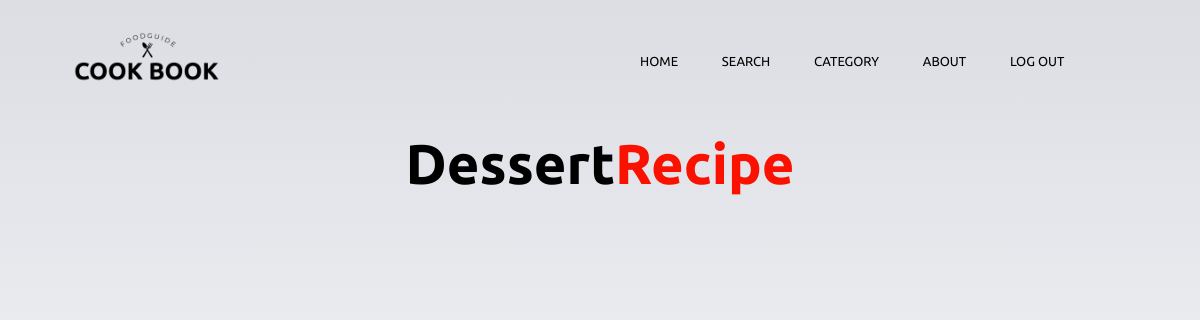
Before: /recipe/norm with the older database file.
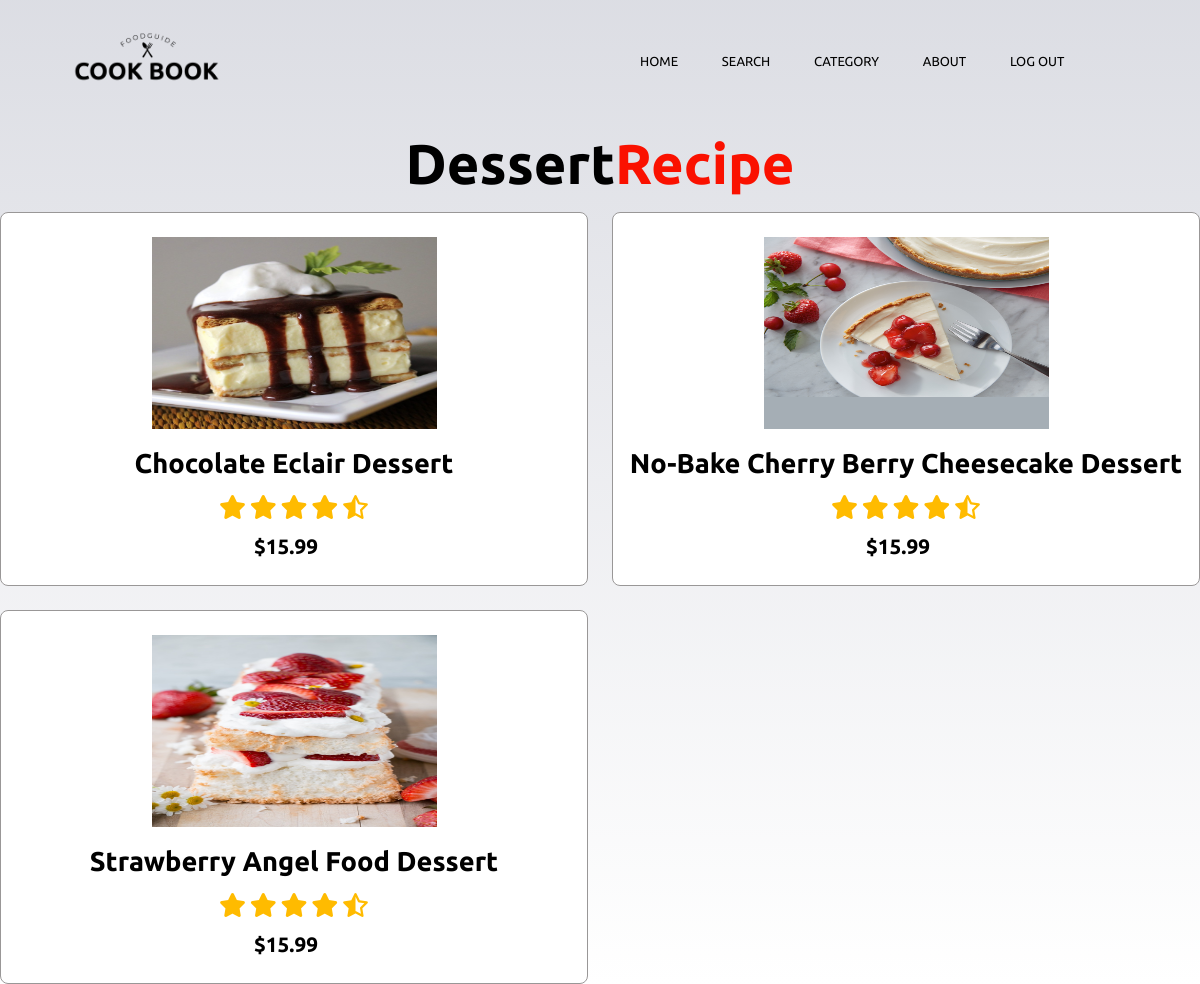
After: the same page with the newer database file.
### recipe/models.py (models this page shows, shortened)
class recipe(models.Model):
    class mode(models.TextChoices):
        dessert = "dessert"
        meat = "meat"
        halal = "halal"
        beverag = "beverag"
        ocovegen = "ocovegen"
        vegy = "vegetarian"
        appetizer = "appetizer"
    class level(models.TextChoices):
        free = "free"
        price = "pay only"
    pic = models.ImageField(upload_to="",blank=True,null=True)
    menu = models.CharField(max_length=100,default=None)
    ingredient_unit = models.TextField(blank=True)
    HowToDo = models.TextField(blank=True)
    ingredientInmenu =models.ManyToManyField(ingredient,blank=True,related_name="ingredientInrecipe")
    type = models.CharField(max_length=100,
        choices=mode.choices,
        default=None,
        )
    status = ''
    price = models.IntegerField(default=None, null=True)
    calorie = models.IntegerField(default=None, null=True)

### recipe/views.py (the view)
# urls.py: path('norm', views.norm, name="norm"),
def norm (request):
    return render(request,'recipe/norm.html',{
        "recipes": recipe.objects.all(),
        })

### recipe/templates/Recipe/norm.html (shortened to what this page needs)
{% extends 'Recipe/layout.html' %}
{% load static %}
{% block content %}
<body>
<section class="header">
    <nav>
      <a href="{% url 'home' %}">
        {% load static %}
        <img src="{% static 'images/logo_2.png' %}" width="10%" /></a>
  <div class="nav-links" id="navLinks">
    <ul>
      <li><a href="{% url 'home' %}">Home</a></li>
      <li><a href="{% url 'home' %}">Search</a></li>
      <li><a href="#news">Category</a>
            <li><a href = "{% url 'recipe:vegy' %}" >Vegetarian</a></li></li>
        </ul>
      </div>
      <li><a href="#" class="About">About</a>
      </li>
      <li ><a href="{% url 'logout' %}">Log Out</a></li>
      <li ><a href="#">{{ user.username }}</a></li>
  </nav>
<section class="dishes" id="dishes">
    <h1 class="heading">Dessert<span>Recipe</span></h1>
    <div class="box-container">
    {% for list_menu in recipes %}
    {% if list_menu.type == "dessert" %}
        <div class="box">
            <img class="image" src="{{list_menu.pic.url}}" style="width: 50%; ;"/><br>
            <a href = "{% url 'recipe:menu' list_menu.id %}" >
            <h3>{{list_menu.menu}}</h3></a>
            <div class="stars">
            <i class="fa fa-star"></i>
            <i class="fa fa-star"></i>
            <i class="fa fa-star"></i>
            <i class="fa fa-star"></i>
            <i class="fa fa-star-half-o"></i>
            </div>
            <span>$15.99</span><br><br>
        </div>
    {% endif %}
    {% endfor %}
  </div>
</section>
</body>
{% endblock %}

Changed rows visible on the page:
now on this page (row edited): recipe: pic (picture), menu "Chocolate Eclair Dessert"
now on this page (row edited): recipe: pic (picture), menu "No-Bake Cherry Berry Cheesecake Dessert"
now on this page (row edited): recipe: pic (picture), menu "Strawberry Angel Food Dessert"
